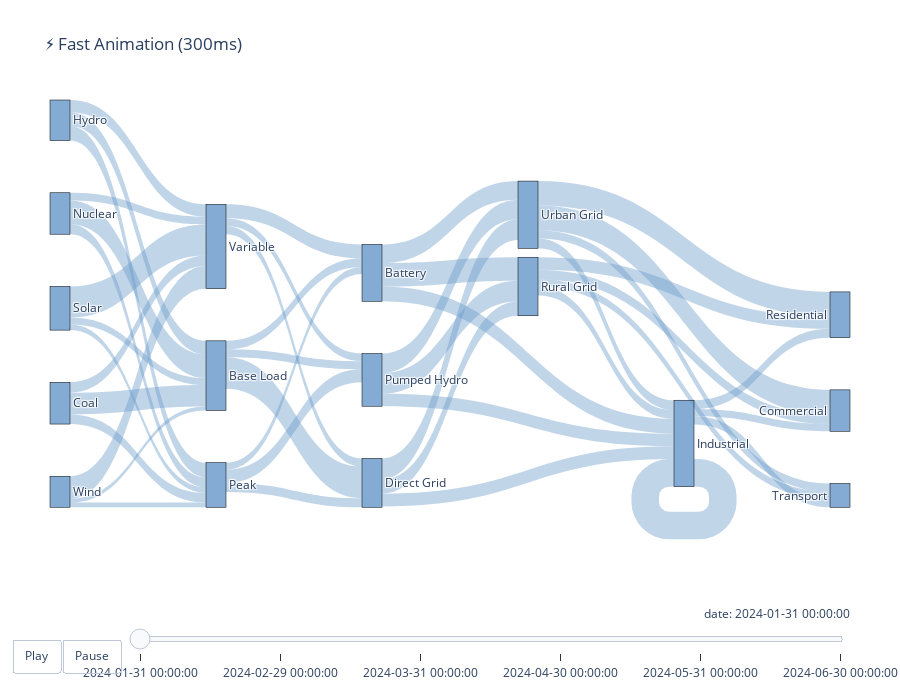
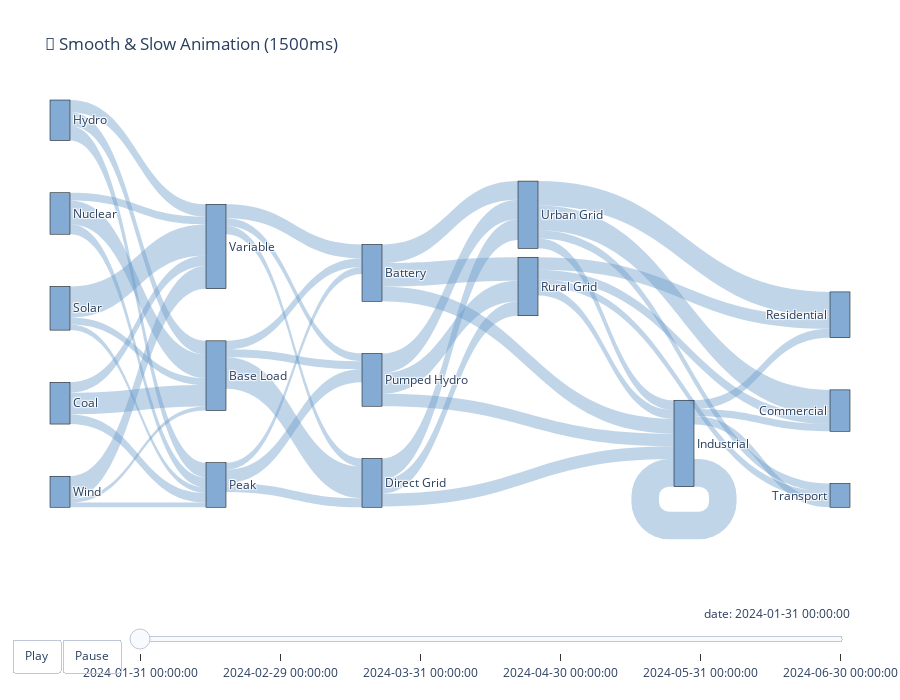

Notebook code for these charts, in order:
### Markdown cell above
### Animation Speed Options

You can control the transition speed and smoothness:
- `animation_duration`: Speed in milliseconds (300=fast, 800=normal, 1500=slow)
- `transition_easing`: Smoothness style ('linear', 'cubic-in-out', 'elastic', etc.)

### Code cell
# Example: Fast animation
diagram_fast = SankeyDiagram(df, time_column='date')
fig_fast = diagram_fast.render('source', 'target', 'value', 
                                title="⚡ Fast Animation (300ms)",
                                show_timeline=True,
                                animation_duration=300,  # Fast!
                                transition_easing='linear')
fig_fast.show()

# Example: Very smooth, slow animation
diagram_slow = SankeyDiagram(df, time_column='date')
fig_slow = diagram_slow.render('source', 'target', 'value', 
                                title="🐢 Smooth & Slow Animation (1500ms)",
                                show_timeline=True,
                                animation_duration=1500,  # Slow and smooth
                                transition_easing='cubic-in-out')
fig_slow.show()

### Figure 1 — Plotly figure (JSON) as saved in the notebook; plotly's stock layout.template omitted (floating-point values rounded to 4 significant figures)
{"data": [{"link": {"color": ["rgba(100, 150, 200, 0.4)", "rgba(100, 150, 200, 0.4)", "rgba(100, 150, 200, 0.4)", "rgba(100, 150, 200, 0.4)", "rgba(100, 150, 200, 0.4)", "rgba(100, 150, 200, 0.4)", "rgba(100, 150, 200, 0.4)", "rgba(100, 150, 200, 0.4)", "rgba(100, 150, 200, 0.4)", "rgba(100, 150, 200, 0.4)", "rgba(100, 150, 200, 0.4)", "rgba(100, 150, 200, 0.4)", "rgba(100, 150, 200, 0.4)", "rgba(100, 150, 200, 0.4)", "rgba(100, 150, 200, 0.4)", "rgba(100, 150, 200, 0.4)", "rgba(100, 150, 200, 0.4)", "rgba(100, 150, 200, 0.4)", "rgba(100, 150, 200, 0.4)", "rgba(100, 150, 200, 0.4)", "rgba(100, 150, 200, 0.4)", "rgba(100, 150, 200, 0.4)", "rgba(100, 150, 200, 0.4)", "rgba(100, 150, 200, 0.4)", "rgba(100, 150, 200, 0.4)", "rgba(100, 150, 200, 0.4)", "rgba(100, 150, 200, 0.4)", "rgba(100, 150, 200, 0.4)", "rgba(100, 150, 200, 0.4)", "rgba(100, 150, 200, 0.4)", "rgba(100, 150, 200, 0.4)", "rgba(100, 150, 200, 0.4)", "rgba(100, 150, 200, 0.4)", "rgba(100, 150, 200, 0.4)", "rgba(100, 150, 200, 0.4)", "rgba(100, 150, 200, 0.4)", "rgba(100, 150, 200, 0.4)", "rgba(100, 150, 200, 0.4)", "rgba(100, 150, 200, 0.4)", "rgba(100, 150, 200, 0.4)", "rgba(100, 150, 200, 0.4)", "rgba(100, 150, 200, 0.4)", "rgba(100, 150, 200, 0.4)", "rgba(100, 150, 200, 0.4)", "rgba(100, 150, 200, 0.4)"], "source": [6, 6, 6, 0, 0, 0, 2, 2, 2, 8, 8, 8, 5, 5, 5, 7, 7, 7, 4, 4, 4, 15, 15, 15, 14, 14, 14, 10, 10, 10, 16, 16, 16, 1, 1, 1, 1, 12, 12, 12, 12, 13, 13, 13, 13], "target": [7, 4, 15, 7, 4, 15, 7, 4, 15, 7, 4, 15, 7, 4, 15, 14, 10, 16, 14, 10, 16, 14, 10, 16, 1, 12, 13, 1, 12, 13, 1, 12, 13, 9, 3, 13, 11, 9, 3, 13, 11, 9, 3, 13, 11], "value": [19.0, 23.61, 104.9, 15.59, 12.94, 76.05, 49.39, 45.86, 41.62, 32.5, 72.74, 35.64, 33.99, 79.64, 26.18, 24.3, 44.13, 30.45, 28.78, 26.24, 106.7, 47.02, 26.26, 27.59, 62.8, 79.26, 49.98, 65.71, 69.62, 42.32, 70.38, 48.53, 43.25, 82.57, 83.04, 33.7, 27.66, 41.95, 32.21, 29.28, 25.46, 29.94, 24.41, 93.1, 27.11]}, "node": {"color": "rgba(100, 150, 200, 0.8)", "label": ["Wind", "Urban Grid", "Hydro", "Commercial", "Base Load", "Nuclear", "Solar", "Peak", "Coal", "Residential", "Pumped Hydro", "Transport", "Rural Grid", "Industrial", "Battery", "Variable", "Direct Grid"], "line": {"color": "black", "width": 0.5}, "pad": 25, "thickness": 20}, "type": "sankey"}], "layout": {"font": {"size": 12}, "height": 700, "margin": {"b": 120, "l": 50, "r": 50, "t": 100}, "paper_bgcolor": "rgba(0,0,0,0)", "plot_bgcolor": "rgba(0,0,0,0)", "sliders": [{"active": 0, "currentvalue": {"prefix": "date: ", "visible": true, "xanchor": "right"}, "len": 0.9, "pad": {"b": 10, "t": 50}, "steps": [{"args": [["2024-01-31 00:00:00"], {"frame": {"duration": 300, "redraw": true}, "mode": "immediate", "transition": {"duration": 300, "easing": "linear"}}], "label": "2024-01-31 00:00:00", "method": "animate"}, {"args": [["2024-02-29 00:00:00"], {"frame": {"duration": 300, "redraw": true}, "mode": "immediate", "transition": {"duration": 300, "easing": "linear"}}], "label": "2024-02-29 00:00:00", "method": "animate"}, {"args": [["2024-03-31 00:00:00"], {"frame": {"duration": 300, "redraw": true}, "mode": "immediate", "transition": {"duration": 300, "easing": "linear"}}], "label": "2024-03-31 00:00:00", "method": "animate"}, {"args": [["2024-04-30 00:00:00"], {"frame": {"duration": 300, "redraw": true}, "mode": "immediate", "transition": {"duration": 300, "easing": "linear"}}], "label": "2024-04-30 00:00:00", "method": "animate"}, {"args": [["2024-05-31 00:00:00"], {"frame": {"duration": 300, "redraw": true}, "mode": "immediate", "transition": {"duration": 300, "easing": "linear"}}], "label": "2024-05-31 00:00:00", "method": "animate"}, {"args": [["2024-06-30 00:00:00"], {"frame": {"duration": 300, "redraw": true}, "mode": "immediate", "transition": {"duration": 300, "easing": "linear"}}], "label": "2024-06-30 00:00:00", "method": "animate"}], "x": 0.1, "xanchor": "left", "y": 0, "yanchor": "top"}], "title": {"text": "⚡ Fast Animation (300ms)"}, "updatemenus": [{"buttons": [{"args": [null, {"frame": {"duration": 300, "redraw": true}, "fromcurrent": true, "transition": {"duration": 300, "easing": "linear"}}], "label": "Play", "method": "animate"}, {"args": [[null], {"frame": {"duration": 0, "redraw": true}, "mode": "immediate"}], "label": "Pause", "method": "animate"}], "direction": "left", "pad": {"r": 10, "t": 87}, "showactive": false, "type": "buttons", "x": 0.1, "xanchor": "right", "y": 0, "yanchor": "top"}]}}

### Figure 2 — Plotly figure (JSON) as saved in the notebook; plotly's stock layout.template omitted (floating-point values rounded to 4 significant figures)
{"data": [{"link": {"color": ["rgba(100, 150, 200, 0.4)", "rgba(100, 150, 200, 0.4)", "rgba(100, 150, 200, 0.4)", "rgba(100, 150, 200, 0.4)", "rgba(100, 150, 200, 0.4)", "rgba(100, 150, 200, 0.4)", "rgba(100, 150, 200, 0.4)", "rgba(100, 150, 200, 0.4)", "rgba(100, 150, 200, 0.4)", "rgba(100, 150, 200, 0.4)", "rgba(100, 150, 200, 0.4)", "rgba(100, 150, 200, 0.4)", "rgba(100, 150, 200, 0.4)", "rgba(100, 150, 200, 0.4)", "rgba(100, 150, 200, 0.4)", "rgba(100, 150, 200, 0.4)", "rgba(100, 150, 200, 0.4)", "rgba(100, 150, 200, 0.4)", "rgba(100, 150, 200, 0.4)", "rgba(100, 150, 200, 0.4)", "rgba(100, 150, 200, 0.4)", "rgba(100, 150, 200, 0.4)", "rgba(100, 150, 200, 0.4)", "rgba(100, 150, 200, 0.4)", "rgba(100, 150, 200, 0.4)", "rgba(100, 150, 200, 0.4)", "rgba(100, 150, 200, 0.4)", "rgba(100, 150, 200, 0.4)", "rgba(100, 150, 200, 0.4)", "rgba(100, 150, 200, 0.4)", "rgba(100, 150, 200, 0.4)", "rgba(100, 150, 200, 0.4)", "rgba(100, 150, 200, 0.4)", "rgba(100, 150, 200, 0.4)", "rgba(100, 150, 200, 0.4)", "rgba(100, 150, 200, 0.4)", "rgba(100, 150, 200, 0.4)", "rgba(100, 150, 200, 0.4)", "rgba(100, 150, 200, 0.4)", "rgba(100, 150, 200, 0.4)", "rgba(100, 150, 200, 0.4)", "rgba(100, 150, 200, 0.4)", "rgba(100, 150, 200, 0.4)", "rgba(100, 150, 200, 0.4)", "rgba(100, 150, 200, 0.4)"], "source": [6, 6, 6, 0, 0, 0, 2, 2, 2, 8, 8, 8, 5, 5, 5, 7, 7, 7, 4, 4, 4, 15, 15, 15, 14, 14, 14, 10, 10, 10, 16, 16, 16, 1, 1, 1, 1, 12, 12, 12, 12, 13, 13, 13, 13], "target": [7, 4, 15, 7, 4, 15, 7, 4, 15, 7, 4, 15, 7, 4, 15, 14, 10, 16, 14, 10, 16, 14, 10, 16, 1, 12, 13, 1, 12, 13, 1, 12, 13, 9, 3, 13, 11, 9, 3, 13, 11, 9, 3, 13, 11], "value": [19.0, 23.61, 104.9, 15.59, 12.94, 76.05, 49.39, 45.86, 41.62, 32.5, 72.74, 35.64, 33.99, 79.64, 26.18, 24.3, 44.13, 30.45, 28.78, 26.24, 106.7, 47.02, 26.26, 27.59, 62.8, 79.26, 49.98, 65.71, 69.62, 42.32, 70.38, 48.53, 43.25, 82.57, 83.04, 33.7, 27.66, 41.95, 32.21, 29.28, 25.46, 29.94, 24.41, 93.1, 27.11]}, "node": {"color": "rgba(100, 150, 200, 0.8)", "label": ["Wind", "Urban Grid", "Hydro", "Commercial", "Base Load", "Nuclear", "Solar", "Peak", "Coal", "Residential", "Pumped Hydro", "Transport", "Rural Grid", "Industrial", "Battery", "Variable", "Direct Grid"], "line": {"color": "black", "width": 0.5}, "pad": 25, "thickness": 20}, "type": "sankey"}], "layout": {"font": {"size": 12}, "height": 700, "margin": {"b": 120, "l": 50, "r": 50, "t": 100}, "paper_bgcolor": "rgba(0,0,0,0)", "plot_bgcolor": "rgba(0,0,0,0)", "sliders": [{"active": 0, "currentvalue": {"prefix": "date: ", "visible": true, "xanchor": "right"}, "len": 0.9, "pad": {"b": 10, "t": 50}, "steps": [{"args": [["2024-01-31 00:00:00"], {"frame": {"duration": 1500, "redraw": true}, "mode": "immediate", "transition": {"duration": 1500, "easing": "cubic-in-out"}}], "label": "2024-01-31 00:00:00", "method": "animate"}, {"args": [["2024-02-29 00:00:00"], {"frame": {"duration": 1500, "redraw": true}, "mode": "immediate", "transition": {"duration": 1500, "easing": "cubic-in-out"}}], "label": "2024-02-29 00:00:00", "method": "animate"}, {"args": [["2024-03-31 00:00:00"], {"frame": {"duration": 1500, "redraw": true}, "mode": "immediate", "transition": {"duration": 1500, "easing": "cubic-in-out"}}], "label": "2024-03-31 00:00:00", "method": "animate"}, {"args": [["2024-04-30 00:00:00"], {"frame": {"duration": 1500, "redraw": true}, "mode": "immediate", "transition": {"duration": 1500, "easing": "cubic-in-out"}}], "label": "2024-04-30 00:00:00", "method": "animate"}, {"args": [["2024-05-31 00:00:00"], {"frame": {"duration": 1500, "redraw": true}, "mode": "immediate", "transition": {"duration": 1500, "easing": "cubic-in-out"}}], "label": "2024-05-31 00:00:00", "method": "animate"}, {"args": [["2024-06-30 00:00:00"], {"frame": {"duration": 1500, "redraw": true}, "mode": "immediate", "transition": {"duration": 1500, "easing": "cubic-in-out"}}], "label": "2024-06-30 00:00:00", "method": "animate"}], "x": 0.1, "xanchor": "left", "y": 0, "yanchor": "top"}], "title": {"text": "🐢 Smooth & Slow Animation (1500ms)"}, "updatemenus": [{"buttons": [{"args": [null, {"frame": {"duration": 1500, "redraw": true}, "fromcurrent": true, "transition": {"duration": 1500, "easing": "cubic-in-out"}}], "label": "Play", "method": "animate"}, {"args": [[null], {"frame": {"duration": 0, "redraw": true}, "mode": "immediate"}], "label": "Pause", "method": "animate"}], "direction": "left", "pad": {"r": 10, "t": 87}, "showactive": false, "type": "buttons", "x": 0.1, "xanchor": "right", "y": 0, "yanchor": "top"}]}}
